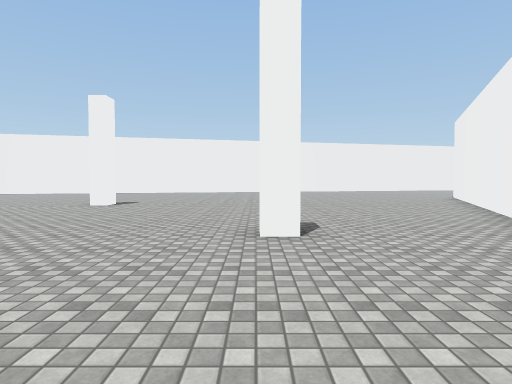
view 1 (above)

24 first-person views from a walk through a scene from a Unity 3-D project. The camera is 1.4 m above the floor, tilts 2° down and sees 75° across. The floor is counted in squares, 2 m on a side. Each view is taken from the middle of a square. On the plan, view 1 faces up. The plan holds only what a view shows up to about 10 squares ahead; the rest is blank. The place goes on beyond the plan. The player is left out. Some animated figures are not drawn. Surface patterns are stand-ins for the level's own textures.

view 2
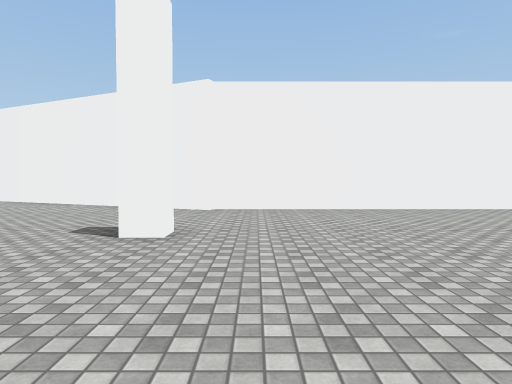

view 3
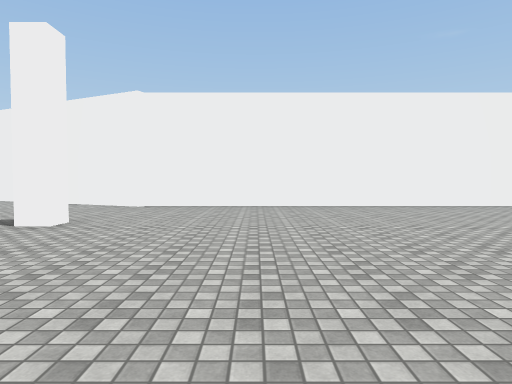

view 4
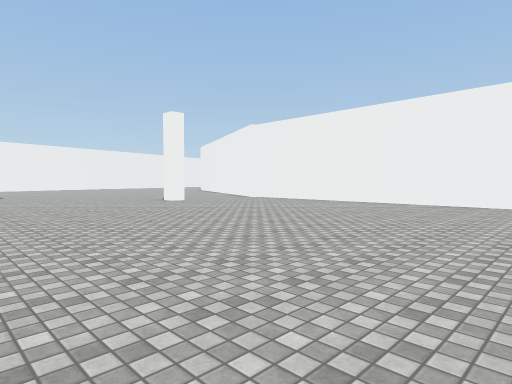

view 5
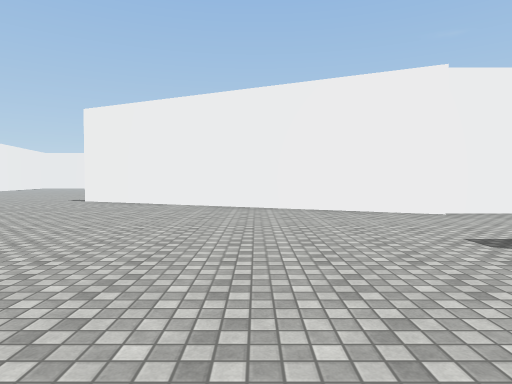

view 6
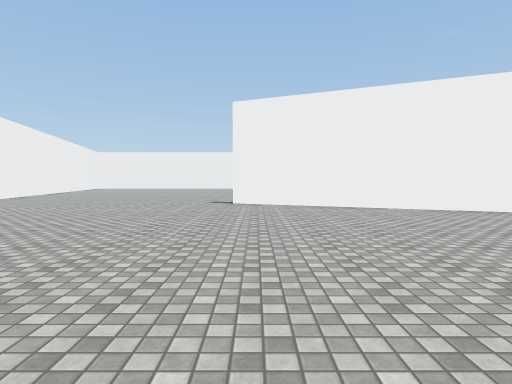

view 7
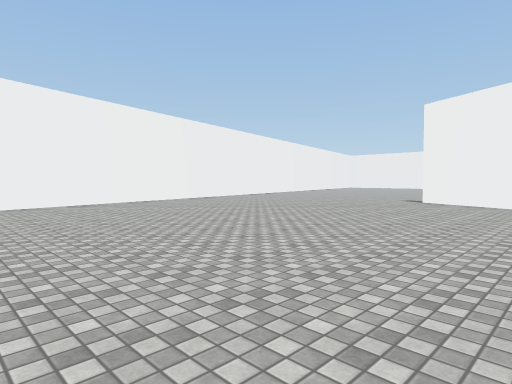

view 8
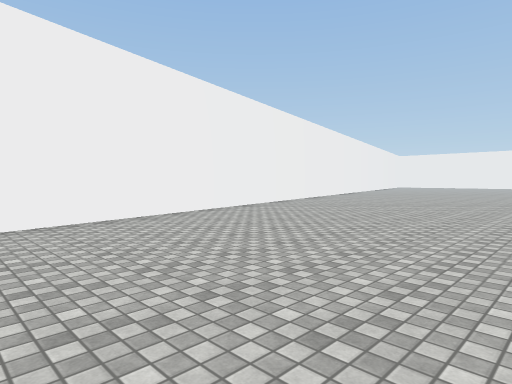

view 9
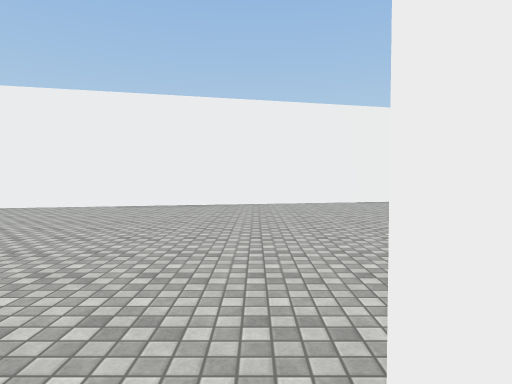

view 10
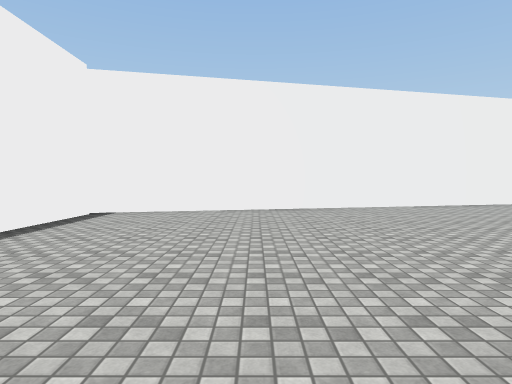

view 11
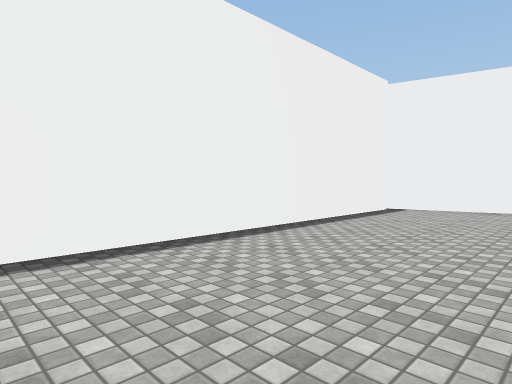

view 12
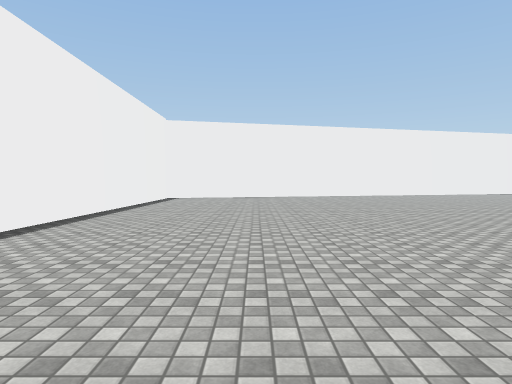

view 13
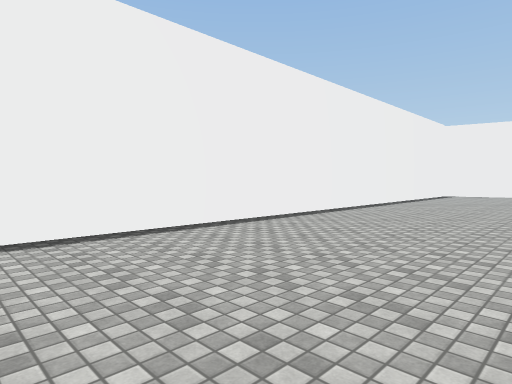

view 14
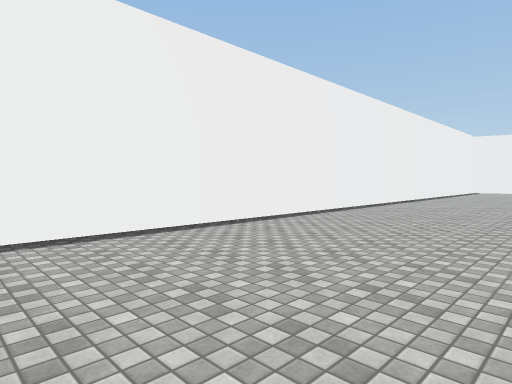

view 15
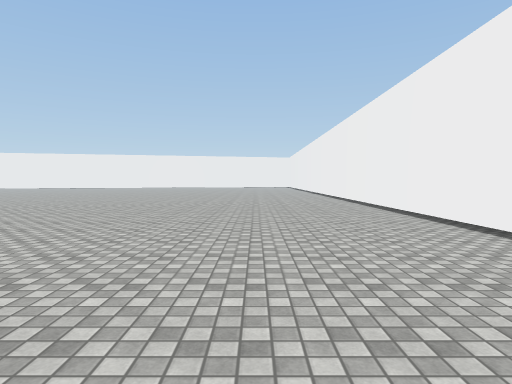

view 16
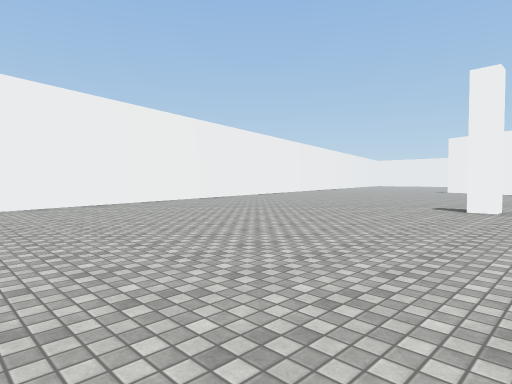

view 17
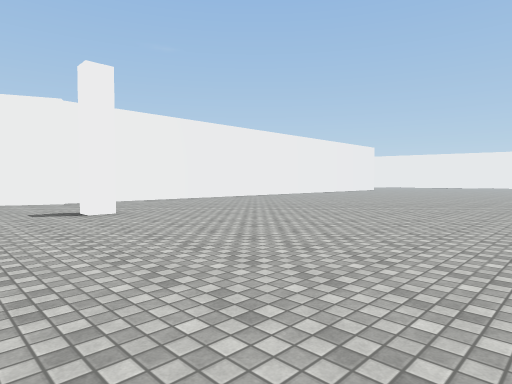

view 18
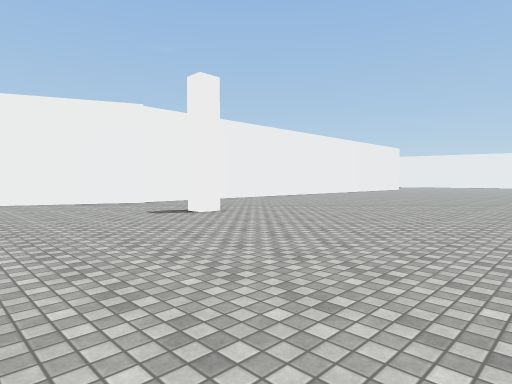

view 19
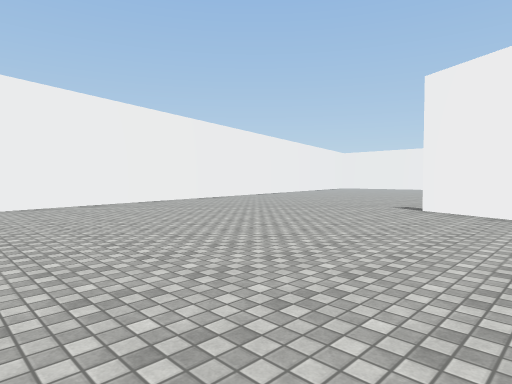

view 20
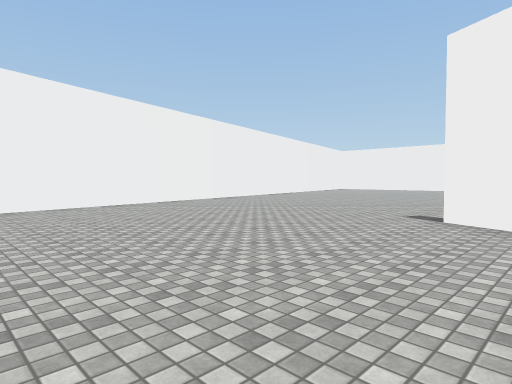

view 21
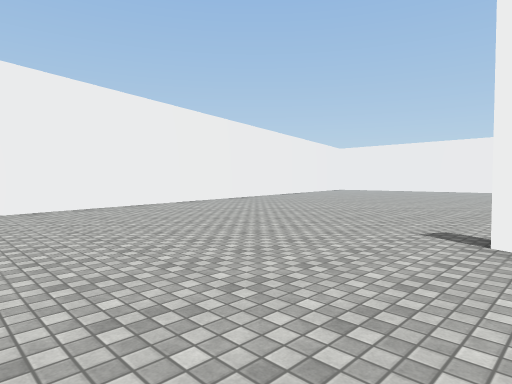

view 22
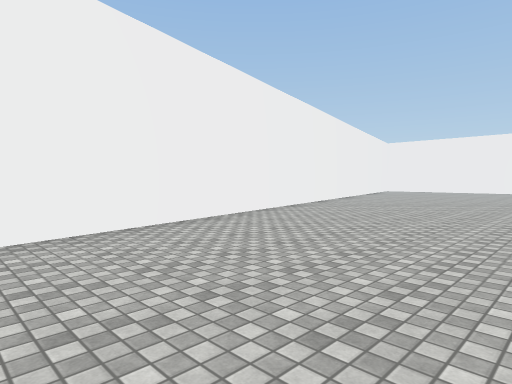

view 23
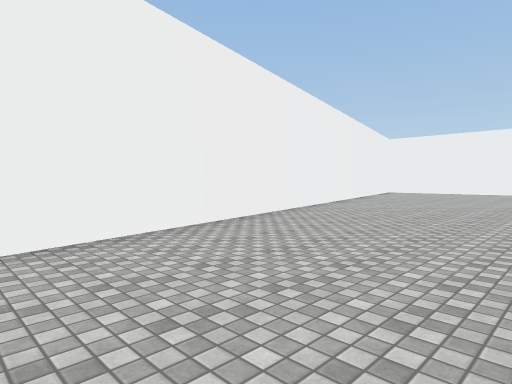

view 24
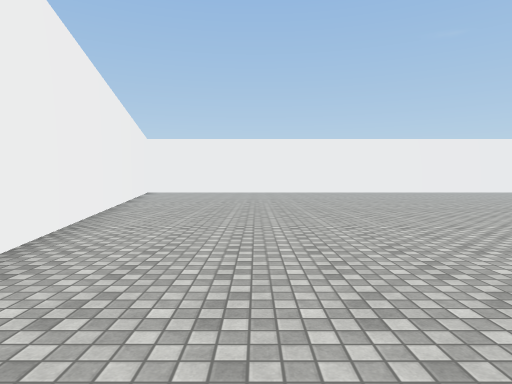

### Floor plan
Points are (right, up) in squares from view 1. A wall is a line through its corners. A room is listed if a view was taken in it or the views show most of it. See-through windows are left out.
Room 1 (views 1, 2, 3, 4, 5, 6, 7, 8, 9, 10, 11, 12, 13, 14, 15, 16, 17, 18, 19, 20, 21, 22, 23, 24)
walls: (0.6, 4.1) (0, 4.1) (0, 4.7) (0.6, 4.7); (3.8, 4.1) (8.1, 13.8); (-4.1, 9.9) (-4.1, 9.3) (-4.6, 9.3) (-4.6, 10); (4.1, -6) (4.1, 4); (16.9, 24) (-16.4, 16.2) (-16.4, -6.1)

Where each view was taken, in squares from view 1:
view 1: 0 up, 0 right, facing up
view 2: 3 up, 4 left, facing right
view 3: 1 up, 5 left, facing right
view 4: 6 down, 6 left, facing up-right
view 5: 8 up, 3 left, facing right
view 6: 13 up, 2 left, facing right
view 7: 10 up, 3 left, facing up-right
view 8: 13 up, 7 left, facing up-right
view 9: 9 up, 5 left, facing up
view 10: 9 up, 13 left, facing up
view 11: 8 up, 13 left, facing up-left
view 12: 3 up, 13 left, facing up
view 13: 0 up, 12 left, facing up-left
view 14: 5 down, 12 left, facing up-left
view 15: 4 up, 13 left, facing down
view 16: 8 up, 13 left, facing up-right
view 17: 7 up, 7 left, facing down-right
view 18: 9 up, 6 left, facing down-right
view 19: 11 up, 0 right, facing up-right
view 20: 12 up, 2 right, facing up-right
view 21: 13 up, 4 right, facing up-right
view 22: 17 up, 5 right, facing up-right
view 23: 18 up, 7 right, facing up-right
view 24: 20 up, 7 right, facing right
